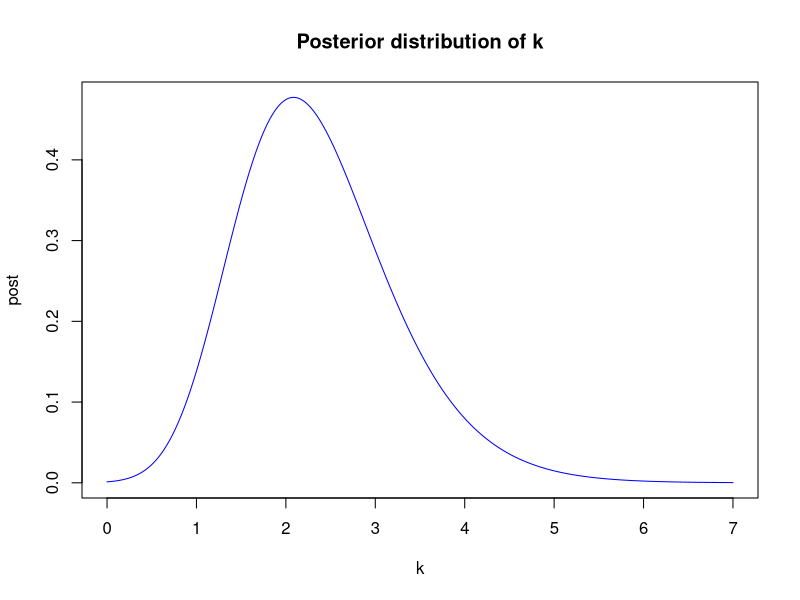
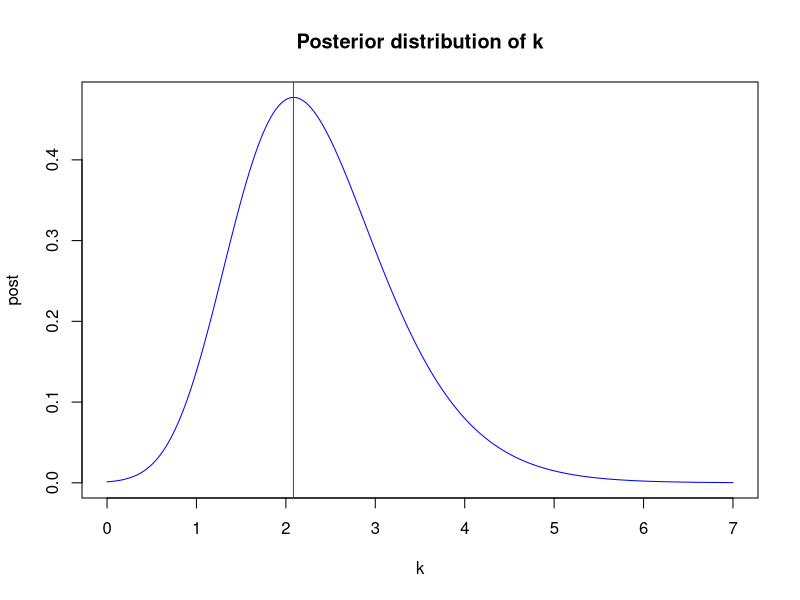

The R script that drew these images, in order:
###############################3a#####################################
#degrees = c(285, 296, 314, 20, 299, 296, 40, 303, 326, 308)
radians = c(1.83, 2.02, 2.33, -2.79, 2.07, 2.02, -2.44, 2.14, 2.54, 2.23)

mju = 2.51
lambda = 1
besselDegree = 0

#posterior proportional to likelihood * prior
#likelihood proportional to exp(k*cos(y-mju)) / I0(k)
#K~Exp(lambda=1) which gives the prior: lambda*exp(-lambda*k)
posterior = function(k, y, mju, degree, lambda) {
  #posterior proportional to:
  posterior = prod( exp(k*cos(y-mju))/besselI(k, degree) ) * lambda*exp(-lambda*k)
  #posterior = prod( exp(k*cos(y-mju))/besselI(k, degree) ) * dexp(k, rate=lambda)
}

#grid of k-values to plot over
gridstep = 0.005
k = seq(0, 7, gridstep)

#calculate and store the value for each of the k-values
post = c(1:length(k))
for(i in 1:length(k)) {
  post[i] = posterior(k[i], radians, mju, besselDegree, lambda)
}

#normalizing the posterior distirbution of k so that it integrates to 1
post = post/(sum(post)*gridstep)
plot(k, post, type="l", main="Posterior distribution of k", col="blue")




###############################3b#####################################
#the approximate posterior mode of k is the largest value in the posterior
#mode is the value that has highest number of occurrences in the data. 
approx_post_K = k[which.max(post)]
approx_post_K
plot(k, post, type="l", main="Posterior distribution of k", col="blue")
abline(v=approx_post_K, col="red")

